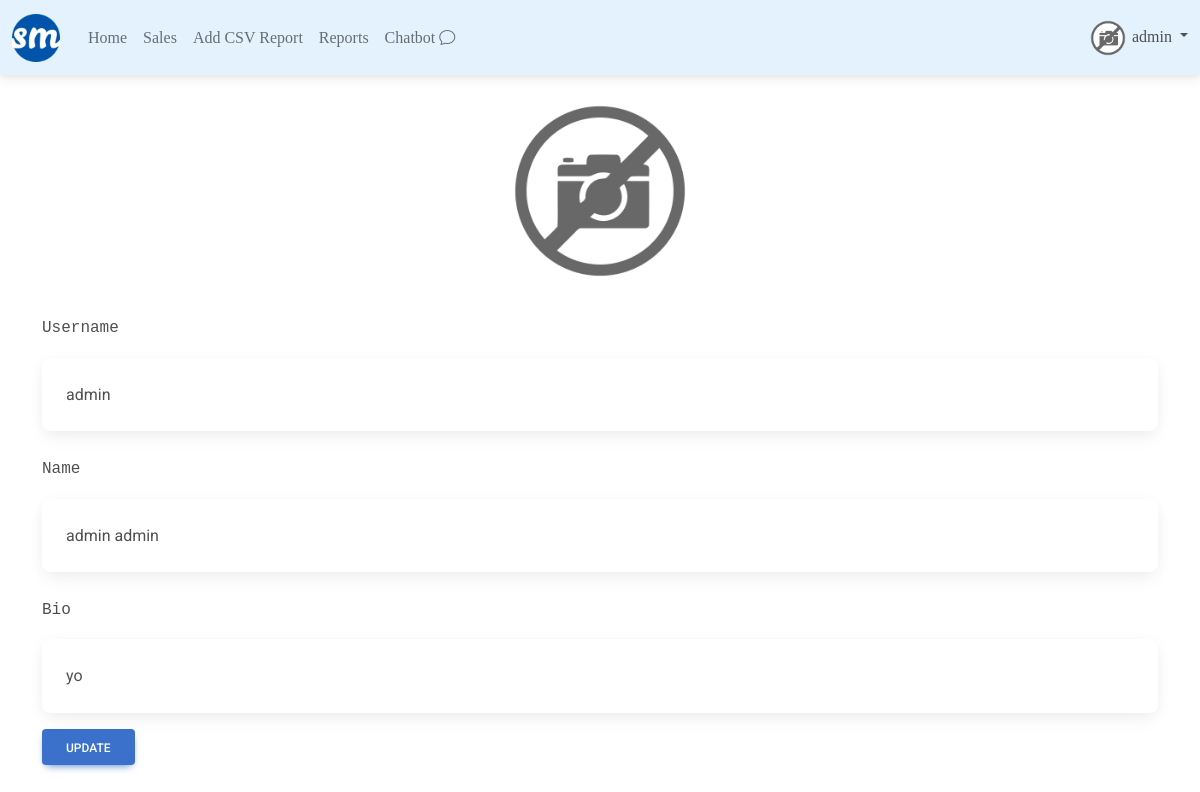
Page /my_profile/ (signed in) on the earlier database version.
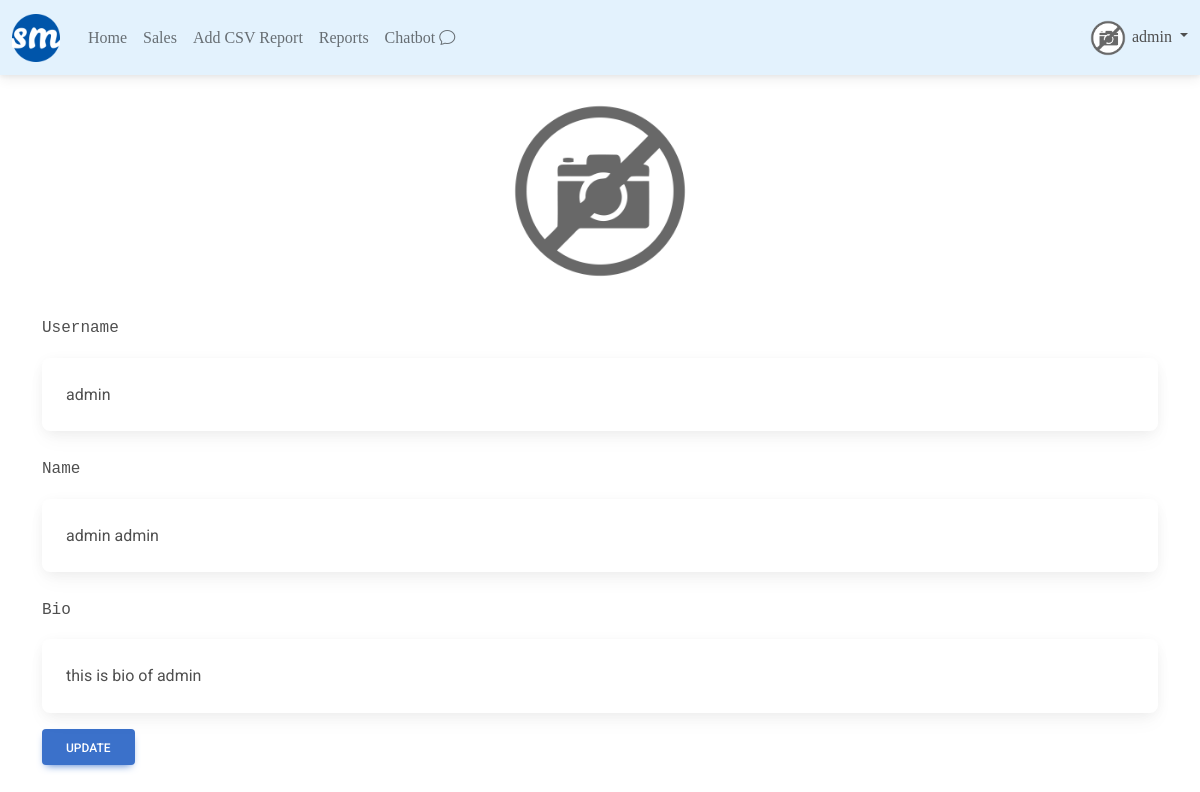
Same page on the later database version.
### profiles/models.py (models this page shows, shortened)
class Profile(models.Model):
    user = models.OneToOneField(User,on_delete=models.CASCADE)
    bio = models.TextField(default='no bio...')
    avatar = models.ImageField(upload_to= 'avatars',default = 'no_picture.png')
    created = models.DateTimeField(auto_now_add=True)
    updtaed = models.DateTimeField(auto_now= True)

### profiles/views.py (the view)
# urls.py: path('',my_profile_view,name='my'),
@login_required
def my_profile_view(request):
    profile=Profile.objects.get(user=request.user)
    form = ProfileForm(request.POST or None,request.FILES or None,instance=profile)
    confirm = False
    update = True
    if form.is_valid():
        form.save()
        confirm= True
        update = False
    context={
        'profile':profile,
        'form':form,
        'confirm':confirm,
        'update':update,
    }
    return render(request,'profiles/main.html',context)

### profiles/templates/profiles/main.html (shortened to what this page needs)
{% extends 'base.html' %}
{% load crispy_forms_tags %}
{% block content %}
        <div class= "text-center">
            <img src="{{profile.avatar.url}}" alt = "my-profile" class ="avatar-big">
        </div>
    <br>
    <form action = ""  method="POST" enctype="multipart/form-data">
    {% if confirm %}
    {{form|crispy}}
    {% else %}
    <p class="font-monospace">Username</p>
    <div class="card">
        <div class="card-body">
          {{profile.user}}
        </div>
    </div>
    <br>
    <p class="font-monospace">Name</p>
    <div class="card">
        <div class="card-body">
          {{profile.user.first_name}} {{profile.user.last_name}}
        </div>
    </div>
      <br>
      <p class="font-monospace">Bio</p>
    <div class="card">
        <div class="card-body">
          {{profile.bio}}
        </div>
      </div>
    {% endif %}
    {% if update %}
    <a class="btn btn-primary mt-3" href="edit" role="button">Update</a>
    {% endif %}
    </form>
{% endblock content %}

Differences in the rows shown:
changed Profile "admin": bio "yo" → "this is bio of admin"
